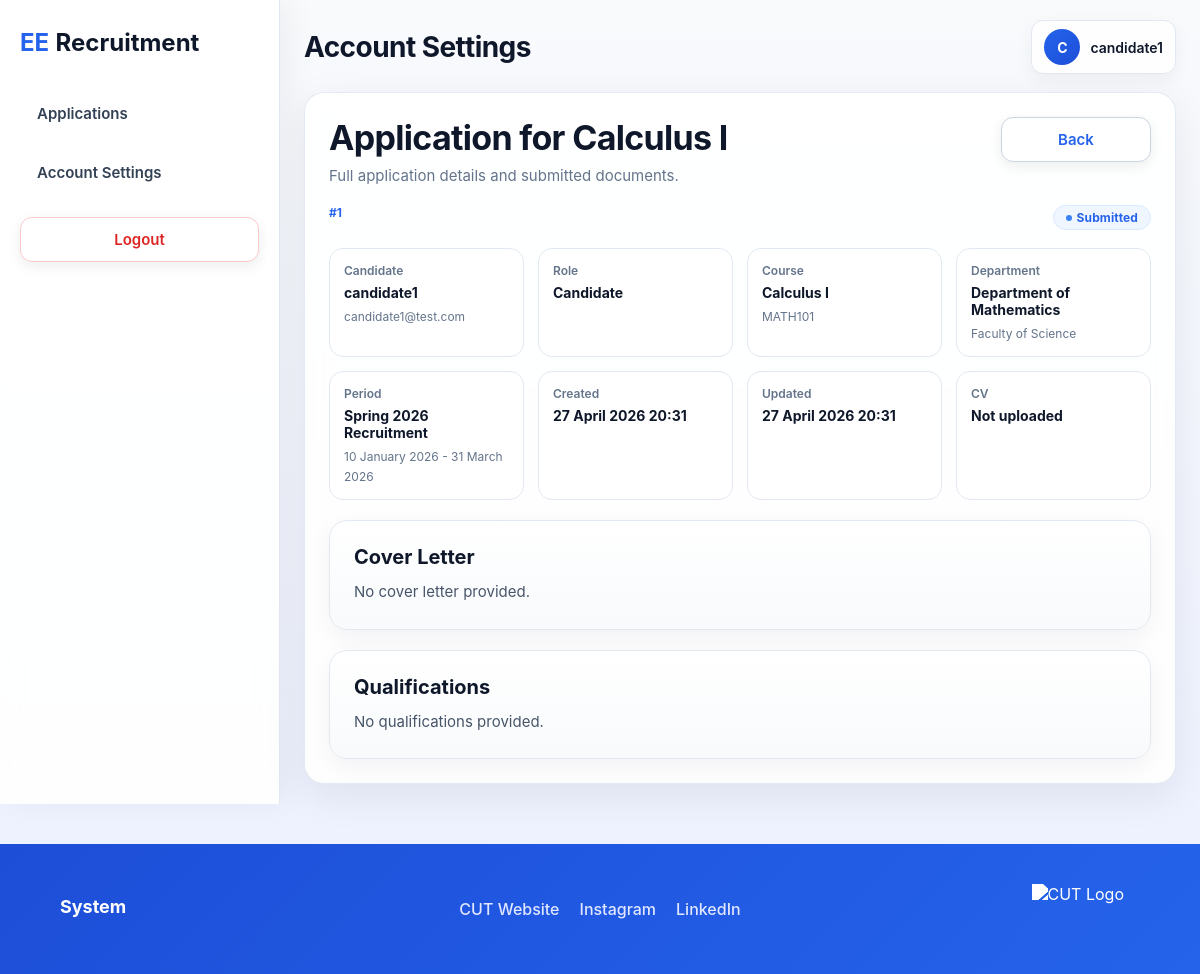
The app's page /modules/application_view.php?id=1 (signed in) with its own data.
### tables this page shows
CREATE TABLE applications (
    id                  INT AUTO_INCREMENT PRIMARY KEY,
    user_id             INT NOT NULL,
    course_id           INT NOT NULL,
    period_id           INT NOT NULL,

    title               VARCHAR(150) NOT NULL,
    status              ENUM('draft', 'submitted', 'under_review', 'approved', 'rejected') NOT NULL DEFAULT 'draft',

    cover_letter        TEXT NULL,
    qualifications      TEXT NULL,

    cv_file_path        VARCHAR(255) NULL,
    cv_original_name    VARCHAR(255) NULL,

    created_at          TIMESTAMP DEFAULT CURRENT_TIMESTAMP,
    updated_at          TIMESTAMP DEFAULT CURRENT_TIMESTAMP ON UPDATE CURRENT_TIMESTAMP,

    FOREIGN KEY (user_id) REFERENCES users(id) ON DELETE CASCADE,
    FOREIGN KEY (course_id) REFERENCES courses(id) ON DELETE CASCADE,
    FOREIGN KEY (period_id) REFERENCES recruitment_periods(id) ON DELETE CASCADE
);

CREATE TABLE users (
                       id            INT AUTO_INCREMENT PRIMARY KEY,
                       username      VARCHAR(50)  NOT NULL UNIQUE,
                       email         VARCHAR(100) NOT NULL UNIQUE,
                       password_hash VARCHAR(255) NOT NULL,
                       role          ENUM('admin', 'candidate', 'evaluator', 'hr', 'ee') NOT NULL DEFAULT 'candidate',
                       is_active     TINYINT(1) NOT NULL DEFAULT 1,
                       created_at    TIMESTAMP DEFAULT CURRENT_TIMESTAMP
);

CREATE TABLE courses (
                         id            INT AUTO_INCREMENT PRIMARY KEY,
                         department_id INT NOT NULL,
                         name          VARCHAR(150) NOT NULL,
                         code          VARCHAR(50),
                         FOREIGN KEY (department_id) REFERENCES departments(id) ON DELETE CASCADE
);

CREATE TABLE departments (
                             id            INT AUTO_INCREMENT PRIMARY KEY,
                             faculty_id    INT NOT NULL,
                             name          VARCHAR(100) NOT NULL,
                             FOREIGN KEY (faculty_id) REFERENCES faculties(id) ON DELETE CASCADE
);

CREATE TABLE faculties (
                           id            INT AUTO_INCREMENT PRIMARY KEY,
                           name          VARCHAR(100) NOT NULL UNIQUE
);

CREATE TABLE recruitment_periods (
                                     id            INT AUTO_INCREMENT PRIMARY KEY,
                                     title         VARCHAR(100) NOT NULL,
                                     start_date    DATE NOT NULL,
                                     end_date      DATE NOT NULL,
                                     is_active     TINYINT(1) NOT NULL DEFAULT 1
);

### includes/crud/applications_crud.php (called while the page is built, shortened)
<?php
function getApplicationByIdForCandidate(PDO $pdo, int $applicationId, int $userId): ?array
{
    $stmt = $pdo->prepare("
        SELECT
            a.id,
            a.user_id,
            a.course_id,
            a.period_id,
            a.title,
            a.status,
            a.cover_letter,
            a.qualifications,
            a.cv_file_path,
            a.cv_original_name,
            a.created_at,
            a.updated_at,
            u.username AS candidate_name,
            u.email AS candidate_email,
            u.role AS candidate_role,
            c.name AS course_name,
            c.code AS course_code,
            d.name AS department_name,
            f.name AS faculty_name,
            rp.title AS period_title,
            rp.start_date,
            rp.end_date
        FROM applications a
        INNER JOIN users u ON a.user_id = u.id
        INNER JOIN courses c ON a.course_id = c.id
        INNER JOIN departments d ON c.department_id = d.id
        INNER JOIN faculties f ON d.faculty_id = f.id
        INNER JOIN recruitment_periods rp ON a.period_id = rp.id
        WHERE a.id = :application_id
          AND a.user_id = :user_id
        LIMIT 1
    ");
    $stmt->execute([
        ':application_id' => $applicationId,
        ':user_id' => $userId
    ]);
    $application = $stmt->fetch(PDO::FETCH_ASSOC);
    return $application ?: null;
}

### utils/status_utils.php (called while the page is built, shortened)
<?php
function getStatusCssClass(string $status): string
{
    return match ($status) {
        'draft' => 'status-pending',
        'submitted' => 'status-submitted',
        'under_review' => 'status-review',
        'approved' => 'status-approved',
        'rejected' => 'status-rejected',
        default => 'status-pending',
    };
}
function getStatusLabel(string $status): string
{
    return match ($status) {
        'draft'        => 'Draft',
        'submitted'    => 'Submitted',
        'under_review' => 'Under Review',
        'approved'     => 'Approved',
        'rejected'     => 'Rejected',
        default        => ucfirst(str_replace('_', ' ', $status)),
    };
}

### utils/user_utils.php (called while the page is built)
<?php
function getRoleLabel(string $role): string
{
    return match ($role) {
        'admin'      => 'Administrator',
        'evaluator'  => 'Evaluator',
        'candidate'  => 'Candidate',
        'hr'=> 'Human Resources',
        'ee' => "Special Scientist",
        default      => ucfirst(str_replace('_', ' ', $role)),
    };
}

### utils/time_utils.php (called while the page is built, shortened)
<?php
function formatFullDateTime(?string $datetime): string
{
    try {
        $date = new DateTime($datetime);
        return $date->format('d F Y H:i');
    } catch (Exception $e) {
        return $datetime;
    }
}
function formatDate(?string $date): string
{
    try {
        $dt = new DateTime($date);
        return $dt->format('d F Y');
    } catch (Exception $e) {
        return $date;
    }
}

### modules/application_view.php (the view, shortened to what this page needs)
<?php
require_once __DIR__ . '/../includes/db.php';
require_once __DIR__ . '/../includes/crud/applications_crud.php';
require_once __DIR__ . '/../utils/status_utils.php';
require_once __DIR__ . '/../utils/time_utils.php';
require_once __DIR__ . '/../utils/user_utils.php';
$userId = (int) $_SESSION['user_id'];
$userRole = $_SESSION['role'] ?? 'candidate';
$id = (int) ($_GET['id'] ?? 0);
if ($userRole === 'candidate') {
    $application = getApplicationByIdForCandidate($pdo, $id, $userId);
} elseif ($userRole === 'evaluator') {
    $application = getApplicationByIdForEvaluator($pdo, $id, $userId);
} else {
    $application = getApplicationById($pdo, $id);
}
?>
<!DOCTYPE html>
<html lang="en">
<head>
    <link rel="stylesheet" href="../assets/css/style.css">
    <link rel="stylesheet" href="../assets/css/list.css">
    <link rel="stylesheet" href="../assets/css/admin.css">
    <link rel="stylesheet" href="../assets/css/dashboard.css?v=<?= filemtime(__DIR__ . '/../assets/css/dashboard.css'); ?>">
</head>
<body>
<div class="list-layout">
    <?php require_once __DIR__ . '/../includes/protected_sidebar.php'; ?>
    <main class="list-content">
        <div class="page-shell">
            <?php require_once __DIR__ . '/../includes/protected_topbar.php'; ?>
            <section class="page-card list-card">
                <div class="list-header">
                    <div>
                        <h1 class="page-title">
                            <?= htmlspecialchars($application['title'] ?? 'Application Details'); ?>
                        </h1>
                        <p class="page-subtitle">Full application details and submitted documents.</p>
                    </div>
                    <div class="list-actions">
                        <a href="list.php" class="btn btn-secondary">Back</a>
                    </div>
                </div>
                <div class="application-admin-head">
                    <span class="application-admin-id">
                        #<?= (int) $application['id']; ?>
                    </span>
                    <span class="status-pill <?= getStatusCssClass($application['status'] ?? 'draft'); ?>">
                        <?= htmlspecialchars(getStatusLabel($application['status'] ?? 'draft')); ?>
                    </span>
                </div>
                <div class="application-admin-meta">
                    <div>
                        <span>Candidate</span>
                        <strong><?= htmlspecialchars($application['candidate_name'] ?? 'Unknown candidate'); ?></strong>
                        <small><?= htmlspecialchars($application['candidate_email'] ?? 'No email'); ?></small>
                    </div>
                    <div>
                        <span>Role</span>
                        <strong><?= htmlspecialchars(getRoleLabel($application['candidate_role'] ?? 'candidate')); ?></strong>
                    </div>
                    <div>
                        <span>Course</span>
                        <strong><?= htmlspecialchars($application['course_name'] ?? 'No course'); ?></strong>
                        <small><?= htmlspecialchars($application['course_code'] ?? 'No code'); ?></small>
                    </div>
                    <div>
                        <span>Department</span>
                        <strong><?= htmlspecialchars($application['department_name'] ?? 'No department'); ?></strong>
                        <small><?= htmlspecialchars($application['faculty_name'] ?? 'No faculty'); ?></small>
                    </div>
                    <div>
                        <span>Period</span>
                        <strong><?= htmlspecialchars($application['period_title'] ?? 'No period'); ?></strong>
                        <small>
                            <?= htmlspecialchars(formatDate($application['start_date'] ?? null)); ?>
                            -
                            <?= htmlspecialchars(formatDate($application['end_date'] ?? null)); ?>
                        </small>
                    </div>
                    <div>
                        <span>Created</span>
                        <strong>
                            <?= htmlspecialchars(formatFullDateTime($application['created_at'] ?? null)); ?>
                        </strong>
                    </div>
                    <div>
                        <span>Updated</span>
                        <strong>
                            <?= htmlspecialchars(formatFullDateTime($application['updated_at'] ?? $application['created_at'] ?? null)); ?>
                        </strong>
                    </div>
                    <div>
                        <span>CV</span>
                        <?php if (!empty($application['cv_file_path'])): ?>
                            <a
                                    href="<?= htmlspecialchars($application['cv_file_path']); ?>"
                                    target="_blank"
                                    class="btn btn-secondary btn-sm-custom"
                            >
                                View CV
                            </a>
                        <?php else: ?>
                            <strong>Not uploaded</strong>
                        <?php endif; ?>
                    </div>
                </div>
                <div class="placeholder-box" style="margin-top: 20px;">
                    <h3>Cover Letter</h3>
                    <p>
                        <?= nl2br(htmlspecialchars($application['cover_letter'] ?: 'No cover letter provided.')); ?>
                    </p>
                </div>
                <div class="placeholder-box" style="margin-top: 20px;">
                    <h3>Qualifications</h3>
                    <p>
                        <?= nl2br(htmlspecialchars($application['qualifications'] ?: 'No qualifications provided.')); ?>
                    </p>
                </div>
            </section>
        </div>
    </main>
</div>
<?php require_once __DIR__ . '/../includes/protected_footer.php'; ?>
</body>
</html>

### assets/css/style.css (style rules this page uses)
* { margin: 0; padding: 0; box-sizing: border-box; }
body { font-family: "Inter", "Segoe UI", Arial, Helvetica, sans-serif; background: linear-gradient(180deg, #f8fafc 0%, #eef2ff 100%); color: #1f2937; min-height: 100vh; }
a { text-decoration: none; color: inherit; }
.page-shell { width: 100%; max-width: 1180px; margin: 0 auto; padding: 20px; }
.page-card { background: rgba(255, 255, 255, 0.9); border: 1px solid rgba(226, 232, 240, 0.9); border-radius: 20px; box-shadow: 0 12px 40px rgba(15, 23, 42, 0.08); backdrop-filter: blur(10px); }
.page-title { font-size: 34px; font-weight: 700; color: #0f172a; margin-bottom: 8px; letter-spacing: -0.02em; }
.page-subtitle { color: #64748b; font-size: 15px; }
.btn { display: inline-flex; align-items: center; justify-content: center; min-width: 150px; padding: 12px 18px; border-radius: 12px; border: 1px solid transparent; font-size: 15px; font-weight: 600; cursor: pointer; transition: all 0.2s ease; box-shadow: 0 4px 14px rgba(15, 23, 42, 0.08); }
.btn-secondary { background-color: #ffffff; color: #2563eb; border-color: #cbd5e1; }
.status-pill { display: inline-flex; align-items: center; gap: 5px; padding: 4px 12px; border-radius: 999px; font-size: 12px; font-weight: 700; letter-spacing: 0.01em; border: 1px solid transparent; white-space: nowrap; }
.status-pill::before { content: ''; width: 6px; height: 6px; border-radius: 50%; flex-shrink: 0; }
.status-submitted { background: #eff6ff; color: #1d4ed8; border-color: #bfdbfe; }
.status-submitted::before { background: #3b82f6; }

### assets/css/list.css (style rules this page uses)
.list-layout { padding-bottom: 40px; }
.list-card { padding: 32px; }
.list-header { display: flex; justify-content: space-between; align-items: flex-start; gap: 20px; flex-wrap: wrap; margin-bottom: 24px; }
.list-actions { display: flex; gap: 12px; flex-wrap: wrap; }

### assets/css/admin.css (style rules this page uses)
.placeholder-box { background: linear-gradient(180deg, #ffffff 0%, #f8fafc 100%); border: 1px solid #e2e8f0; border-radius: 18px; padding: 24px; box-shadow: 0 8px 24px rgba(15, 23, 42, 0.05); }
.placeholder-box h3 { font-size: 20px; color: #0f172a; margin-bottom: 10px; }
.placeholder-box p { color: #475569; line-height: 1.7; font-size: 15px; }
.application-admin-head { display: flex; justify-content: space-between; align-items: flex-start; gap: 18px; margin-bottom: 18px; flex-wrap: wrap; }
.application-admin-id { display: inline-block; font-size: 12px; font-weight: 700; color: #2563eb; margin-bottom: 6px; }
.application-admin-meta { display: grid; grid-template-columns: repeat(4, minmax(0, 1fr)); gap: 14px; margin-bottom: 18px; }
.application-admin-meta div { background: #ffffff; border: 1px solid #e2e8f0; border-radius: 14px; padding: 14px; }
.application-admin-meta span { display: block; font-size: 12px; color: #64748b; margin-bottom: 6px; font-weight: 600; }
.application-admin-meta strong { display: block; color: #0f172a; font-size: 14px; margin-bottom: 4px; }
.application-admin-meta small { color: #64748b; font-size: 12px; }

### assets/css/dashboard.css (style rules this page uses)
.dashboard-layout, .list-layout, .profile-layout { min-height: 100vh; display: flex; background: linear-gradient(180deg, #f8fafc 0%, #eef2ff 100%); }
.dashboard-content, .list-content, .profile-content { flex: 1; min-width: 0; padding: 20px 24px; }
.dashboard-content .page-shell, .list-content .page-shell, .profile-content .page-shell { max-width: none; width: 100%; margin: 0; padding: 0; }
.list-card { padding: 24px; }
.list-header { display: flex; justify-content: space-between; align-items: flex-start; gap: 18px; flex-wrap: wrap; margin-bottom: 20px; }
.list-actions { display: flex; gap: 10px; flex-wrap: wrap; }
.status-submitted { background: #eff6ff; color: #2563eb; border-color: #dbeafe; }
.status-submitted::before { background: #3b82f6; }

### records on screen
applications: title "Application for Calculus I", id "1", status "Submitted", user.username "candidate1", user.email "candidate1@test.com", user.role "Candidate", course.name "Calculus I", course.code "MATH101", departments.name "Department of Mathematics", faculties.name "Faculty of Science", period.title "Spring 2026 Recruitment", period.start_date "10 January 2026", period.end_date "31 March 2026", created_at "27 April 2026 20:31", updated_at "27 April 2026 20:31", cover_letter "No cover letter provided.", qualifications "No qualifications provided."

### other values on screen
$pageTitle "Account Settings"
$avatarLetter "C"
$username "candidate1"
$settings['system_name'] "System"
